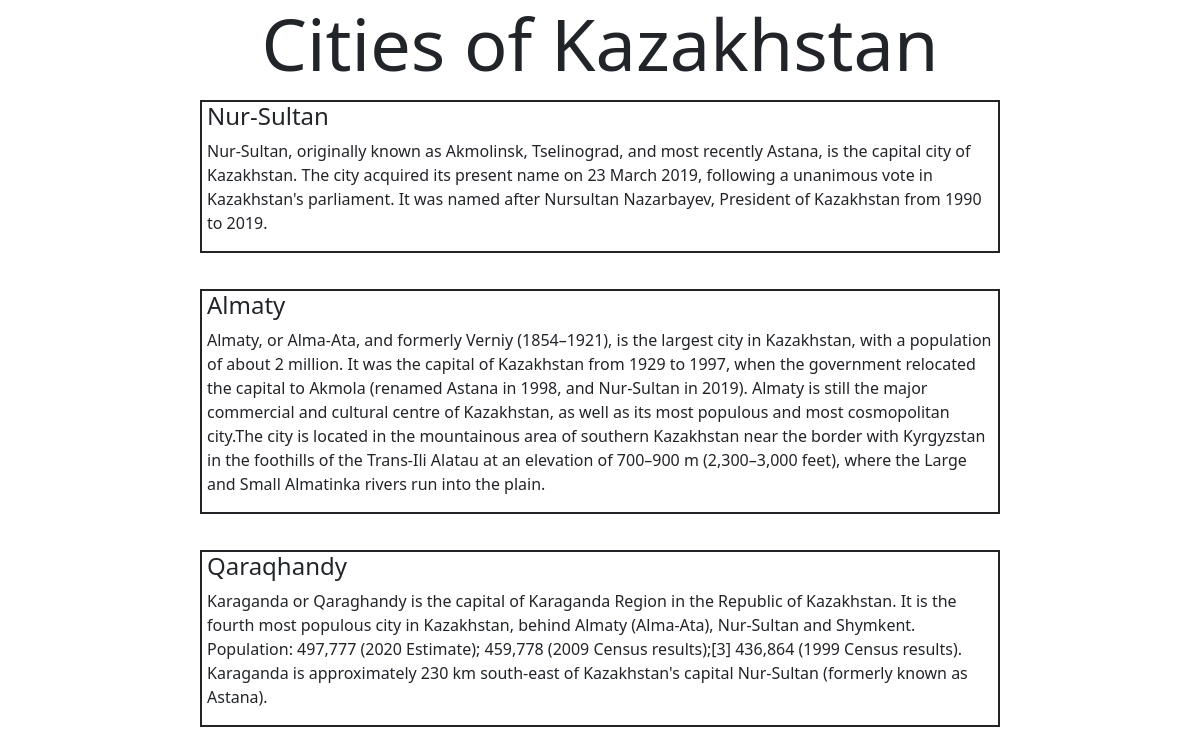
Screenshot of /city/ with the database file from the repository.
### kzsport/models.py (models this page shows, shortened)
class City(models.Model):
    city_name = models.CharField(max_length=200)
    description = models.TextField(null=True)

### kzsport/views.py (the view)
# urls.py: path('city/', views.city, name = "city"),
def city(request):
    return render(request, "kzsport/city.html")

### kzsport/templatetags/kzsport_extras.py (called while the page is built)
@register.simple_tag()
def get_cities():
    return City.objects.all()

### kzsport/templates/kzsport/city.html (shortened to what this page needs)
{% load kzsport_extras %}
<!DOCTYPE html>
<html lang="en">
<head>
    {% load static %}
    <link href="https://cdn.jsdelivr.net/npm/bootstrap@5.1.3/dist/css/bootstrap.min.css" rel="stylesheet">
    <link type="text/css" href="{% static 'kzsport/css/city.css' %}" rel="stylesheet" />
</head>
<body>
{% get_cities as cities %}
    <h1 class="intro">Cities of Kazakhstan</h1>
    <div class="container">
        {% for city in cities %}
            <div class="city">
                <h4>{{ city.city_name }}</h4>
                <p>{{ city.description }}</p>
            </div>
            <br>
        {% endfor %}
    </div>
</body>
</html>

### kzsport/static/kzsport/css/city.css (style rules this page uses)
.intro { font-size: 72px; text-align: center; }
.city { max-width: 800px; margin: 6px; border: 2px solid; }
.city p, .city h4 { padding-left: 5px; }
.container { display: flex; align-items: center; flex-direction: column; }

### rows the page displays
City: city_name "Nur-Sultan", description "Nur-Sultan, originally known as Akmolinsk, Tselinograd, and most recently Astana, is the capital city of Kazakhstan. The city acquired its present name on 23 March 2019, following a unanimous vote in Kazakhstan's parliament. It was named after Nursultan Nazarbayev, President of Kazakhstan from 1990 to 2019."
City: city_name "Almaty", description "Almaty, or Alma-Ata, and formerly Verniy (1854–1921), is the largest city in Kazakhstan, with a population of about 2 million. It was the capital of Kazakhstan from 1929 to 1997, when the government relocated the capital to Akmola (renamed Astana in 1998, and Nur-Sultan in 2019). Almaty is still the major commercial and cultural centre of Kazakhstan, as well as its most populous and most cosmopolitan city.The city is located in the mountainous area of southern Kazakhstan near the border with Kyrgyzstan in the foothills of the Trans-Ili Alatau at an elevation of 700–900 m (2,300–3,000 feet), where the Large and Small Almatinka rivers run into the plain."
City: city_name "Qaraqhandy", description "Karaganda or Qaraghandy is the capital of Karaganda Region in the Republic of Kazakhstan. It is the fourth most populous city in Kazakhstan, behind Almaty (Alma-Ata), Nur-Sultan and Shymkent. Population: 497,777 (2020 Estimate); 459,778 (2009 Census results);[3] 436,864 (1999 Census results). Karaganda is approximately 230 km south-east of Kazakhstan's capital Nur-Sultan (formerly known as Astana)."
